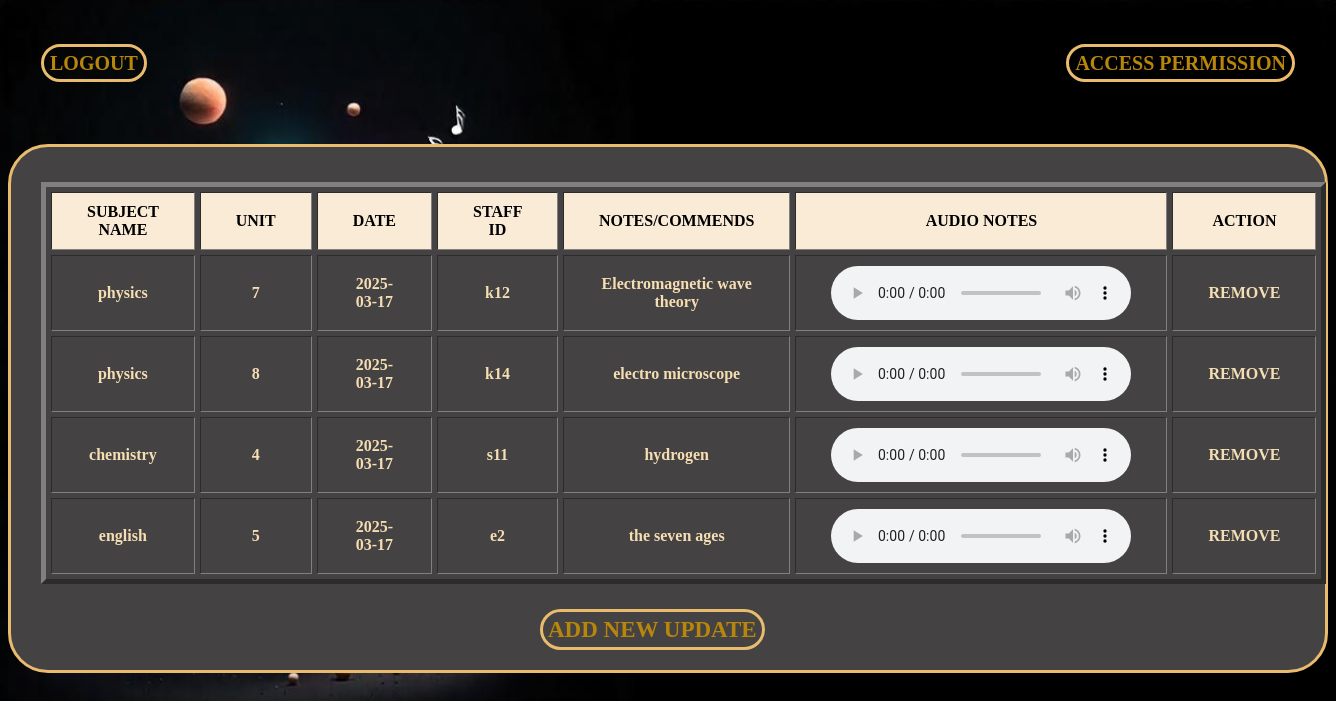
Page /studentview.php on the committed database.
### tables this page shows
CREATE TABLE `staff_data_update` (
  `subject_name` varchar(50) NOT NULL,
  `unit` int(9) NOT NULL,
  `class` int(12) NOT NULL,
  `date` date NOT NULL,
  `staff_id` varchar(50) NOT NULL,
  `notes` varchar(500) NOT NULL,
  `audio_notes` longblob NOT NULL
);

### studentview.php (the view, shortened to what this page needs)
<?php
$server_name="localhost";
$user_name="root";
$password= "";
$database="audio_notes_hub";
$con=new mysqli($server_name,$user_name,$password,$database);
?>
<html>
<head>
</head>
<body>
<br>
<br>
<h4><a href="access.php" target="_self" style="float: right; margin-right:2.5%; color:darkgoldenrod;border: 3px solid #e9bb6e; border-radius: 40px; padding:6px;font-size:20px;">ACCESS PERMISSION</a></h4>
    <h4><a href="login.php" target="_self" style="float: left; margin-left:2.5%; color:darkgoldenrod;border: 3px solid #e9bb6e; border-radius: 40px; padding:6px;font-size:20px;">LOGOUT</a></h4>
<div class="box">
<table width='100%' border="5px solid" style="margin-left: auto; margin-right:auto; margin-top:auto; font-weight:bold;border-spacing: 5px 5px;position:relative;">
    <tr style="background-color:antiquewhite;">
        <th>SUBJECT NAME</th>
        <th>UNIT</th>
        <th>DATE</th>
        <th>STAFF  ID</th>
        <th>NOTES/COMMENDS</th>
        <th>AUDIO NOTES</th>
        <th>ACTION</th>
    </tr>
    <?php
    $query= "SELECT * FROM `staff_data_update`";
    $run= mysqli_query($con,$query);
 if(mysqli_num_rows($run)<1)
{
        echo "<tr><td colspan='7'>No data found..</td></tr>";
    }
    else{
        while($data=mysqli_fetch_assoc($run))
        {
       ?>
        <tr align="center">
            <td><?php echo $data['subject_name']; ?></td>
            <td><?php echo $data['unit']; ?></td>
            <td><?php echo $data['date']; ?></td>
            <td><?php echo $data['staff_id']; ?></td>
            <td><?php echo $data['notes']; ?></td>
            <td><audio controls><source src="audios/<?php echo $data['audio_notes'];?>" type="audio/mpeg"></audio> </td>
            <td class="kkw"><a href="deletest.php?bcd=<?php echo $data['audio_notes']; ?>">REMOVE</a></td>
        </tr>
      <?php
        }
    }
    ?>
</table>
<br>
<br>
<center>
<a href="staff.php"  style="margin-right:2.5%; color:darkgoldenrod;border: 3px solid #e9bb6e; border-radius: 40px; padding:5px;font-size:23px;"><b>ADD NEW UPDATE</b></a>
</center>
</div>
</body>
</html>

### studentview.php (style rules this page uses)
body { background-image: url('images/staff11.png'); background-repeat: no-repeat; background-size:cover; background-attachment: fixed; }
a { text-decoration: none; font-size: 16px; line-height: 20px; color: wheat; }
.box { background: #444242; position:relative; top:100px; bottom: auto; box-sizing: border-box; border-radius: 40px; padding: 30px 30px; width: auto; border: 3px solid #e9bb6e; }
h4 { color:darkgrey; margin: 0; padding: 0; font-weight: bold; }
th,td { padding: 10px; padding-left: 35px; padding-right: 35px; }
td { color:wheat; }

### rows in the picture
staff_data_update: subject_name "physics", unit "7", date "2025-03-17", staff "k12", notes "Electromagnetic wave theory"
staff_data_update: subject_name "physics", unit "8", date "2025-03-17", staff "k14", notes "electro microscope"
staff_data_update: subject_name "chemistry", unit "4", date "2025-03-17", staff "s11", notes "hydrogen"
staff_data_update: subject_name "english", unit "5", date "2025-03-17", staff "e2", notes "the seven ages"
